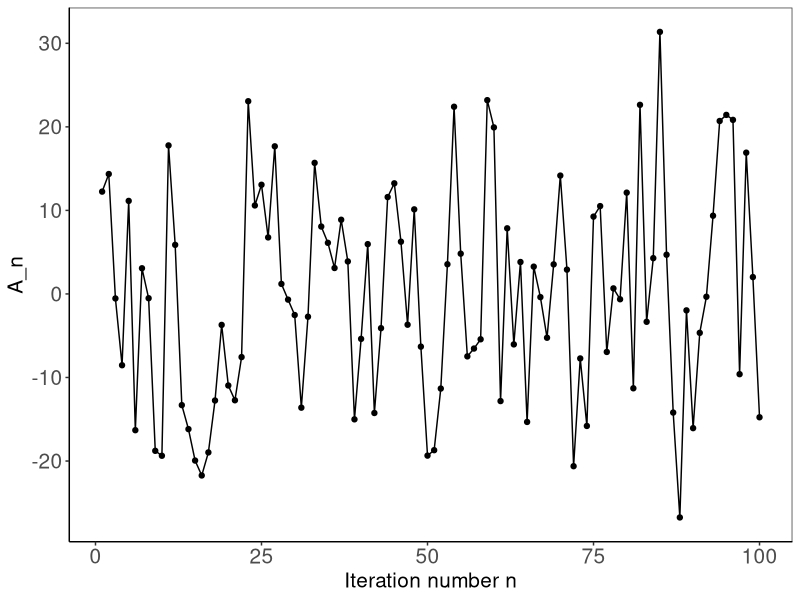

R code for this plot:
## ---- chunk 1
knitr::opts_chunk$set(echo = TRUE)
## ---- chunk 2
#Simulation function
Simulate<-function(N, nseq, alpha, st, sm)
{
  As<-matrix(NA, nrow=N, ncol=nseq)
  for(o in 1:nseq)
    {
      M=rnorm(N+2)
      T=rnorm(N+2)
      
      Z=st*T[1:(N+1)]-sm*M[2:(N+2)]+sm*M[1:(N+1)]
      AA=rep(0,N+2)
      for(I in 1:(N+1))
        {
          AA[I+1]<-(1-alpha)*AA[I]+Z[I]
        }
      As[,o]<-AA[3:(N+2)]
    }
  As
}
## ---- chunk 3
#Set parameter values for simulation  
set.seed(1234567)
outc<-as.data.frame(Simulate(N=100, nseq=1, alpha=0.5, st=10, sm=5))

outc$n<-c(1:dim(outc)[1])
names(outc)<-c("A_n", "n")

require(ggplot2)
ggplot(outc, aes(x=n, y=A_n)) +
  geom_point()+
  geom_line()+
  #scale_x_continuous(breaks=seq(from=1, to=n, by=4)+
  theme_bw() +
  guides(color=FALSE)+
  theme(axis.line = element_line(colour = "black"),
        panel.grid.major = element_blank(),
        panel.grid.minor = element_blank(),
        panel.background = element_blank(),
        strip.background = element_blank(),
        axis.text=element_text(size=15),
        axis.title=element_text(size=15))+
  ylab("A_n")+
  xlab("Iteration number n")
